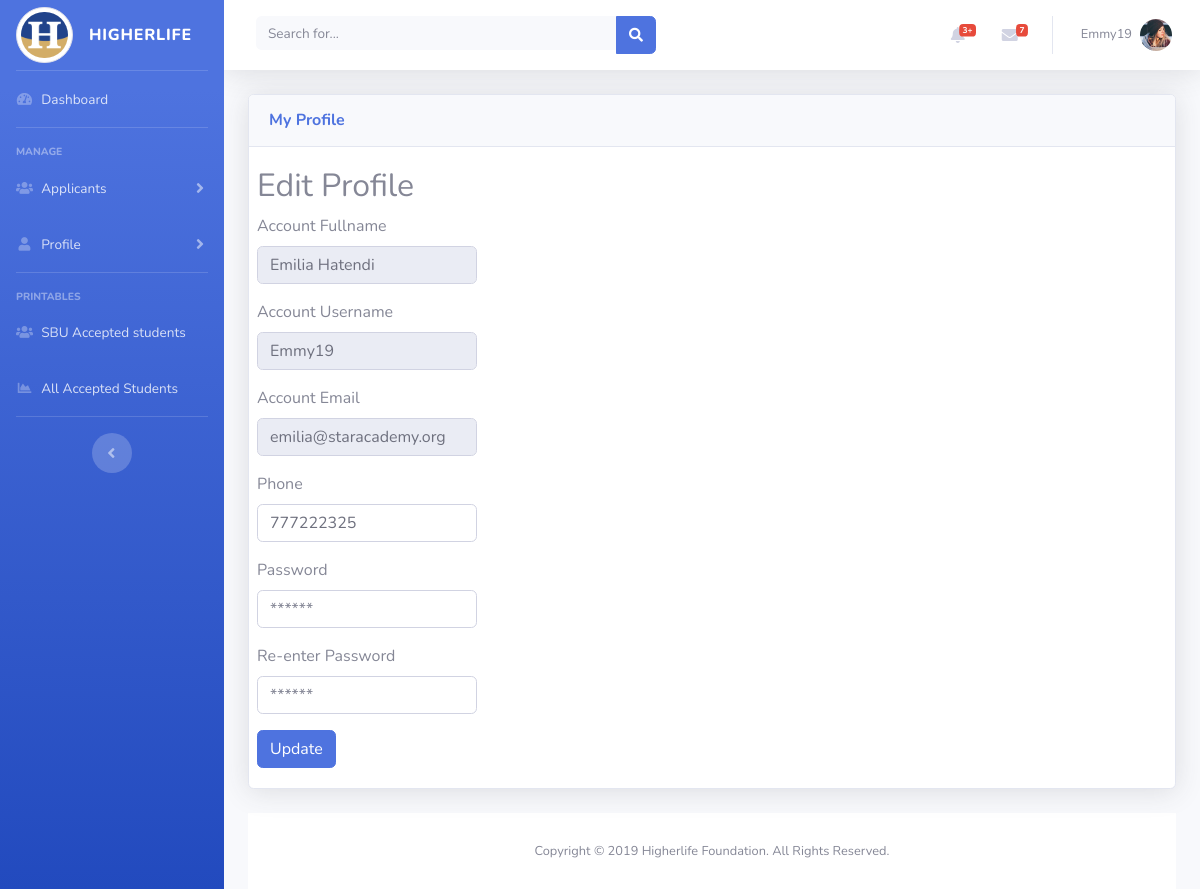
/manager/profile.php (signed in), run on the app's committed database.
### tables this page shows
CREATE TABLE IF NOT EXISTS `users` (
  `id` int(11) NOT NULL,
  `name` varchar(40) NOT NULL,
  `surname` varchar(40) NOT NULL,
  `email` varchar(40) NOT NULL,
  `sbu` varchar(40) NOT NULL,
  `cell_num` int(40) NOT NULL,
  `access_level` varchar(40) NOT NULL,
  `username` varchar(40) NOT NULL,
  `password` varchar(40) NOT NULL,
  `sex` varchar(40) NOT NULL
);

### manager/profile.php (the view, shortened to what this page needs)
<?php
include("conn.php");
if(isset($_SESSION['access']) && $_SESSION['fullname'] &&  $_SESSION['access']=="Manager") {
      ?>
<!DOCTYPE html>
<html lang="en">
<head>
  <link href="vendor/fontawesome-free/css/all.min.css" rel="stylesheet" type="text/css">
  <link href="css/sb-admin-2.min.css" rel="stylesheet">
  <link href="vendor/datatables/dataTables.bootstrap4.min.css" rel="stylesheet">
</head>
<body id="page-top">
  <div id="wrapper">
    <ul class="navbar-nav bg-gradient-primary sidebar sidebar-dark accordion" id="accordionSidebar">
      <a class="sidebar-brand d-flex align-items-center justify-content-center" href="index.php">
        <div class="sidebar-brand-icon rotate-n-0">
        <img class="img-thumbnail rounded-circle" src="img/hlf (2).png" width:60, height:60>
        </div>
        <div class="sidebar-brand-text mx-3">Higherlife   </div>
      </a>
      <hr class="sidebar-divider my-0">
      <li class="nav-item">
        <a class="nav-link" href="index.php">
          <i class="fas fa-fw fa-tachometer-alt"></i>
          <span>Dashboard</span></a>
      </li>
      <hr class="sidebar-divider">
      <div class="sidebar-heading">
       Manage
      </div>
      <li class="nav-item">
        <a class="nav-link collapsed" href="#" data-toggle="collapse" data-target="#collapseTwo" aria-expanded="true" aria-controls="collapseTwo">
          <i class="fas fa-fw fa-users"></i>
          <span>Applicants</span>
        </a>
      </li>
      <li class="nav-item">
        <a class="nav-link collapsed" href="#" data-toggle="collapse" data-target="#collapseUtilities" aria-expanded="true" aria-controls="collapseUtilities">
          <i class="fas fa-fw fa-user"></i>
          <span>Profile</span>
        </a>
      </li>
      <hr class="sidebar-divider">
      <div class="sidebar-heading">
      Printables
      </div>
     <li class="nav-item">
    <a class="nav-link" href="accepted.php">
      <i class="fas fa-fw fa-users"></i>
      <span>SBU Accepted students</span></a>
  </li>
      <li class="nav-item">
        <a class="nav-link" href="head_manager.php">
          <i class="fas fa-fw fa-chart-area"></i>
          <span>All Accepted Students</span></a>
      </li>
      <hr class="sidebar-divider d-none d-md-block">
      <div class="text-center d-none d-md-inline">
        <button class="rounded-circle border-0" id="sidebarToggle"></button>
      </div>
    </ul>
    <div id="content-wrapper" class="d-flex flex-column">
      <div id="content">
        <nav class="navbar navbar-expand navbar-light bg-white topbar mb-4 static-top shadow">
          <form class="d-none d-sm-inline-block form-inline mr-auto ml-md-3 my-2 my-md-0 mw-100 navbar-search">
            <div class="input-group">
              <input type="text" class="form-control bg-light border-0 small" placeholder="Search for..." aria-label="Search" aria-describedby="basic-addon2">
              <div class="input-group-append">
                <button class="btn btn-primary" type="button">
                  <i class="fas fa-search fa-sm"></i>
                </button>
              </div>
            </div>
          </form>
          <ul class="navbar-nav ml-auto">
            <li class="nav-item dropdown no-arrow mx-1">
              <a class="nav-link dropdown-toggle" href="#" id="alertsDropdown" role="button" data-toggle="dropdown" aria-haspopup="true" aria-expanded="false">
                <i class="fas fa-bell fa-fw"></i>
                <span class="badge badge-danger badge-counter">3+</span>
              </a>
            </li>
            <li class="nav-item dropdown no-arrow mx-1">
              <a class="nav-link dropdown-toggle" href="#" id="messagesDropdown" role="button" data-toggle="dropdown" aria-haspopup="true" aria-expanded="false">
                <i class="fas fa-envelope fa-fw"></i>
                <span class="badge badge-danger badge-counter">7</span>
              </a>
            </li>
          <li class="nav-item dropdown no-arrow">
              <a class="nav-link dropdown-toggle" href="#" id="userDropdown" role="button" data-toggle="dropdown" aria-haspopup="true" aria-expanded="false">
                <span class="mr-2 d-none d-lg-inline text-gray-600 small"><?php echo $_SESSION['username'];?></span>
                <img class="img-profile rounded-circle" src="img/profile-image.png">
              </a>
            </li>
          </ul>
        </nav>
        <div class="container-fluid">
          <div class="card shadow mb-4">
            <div class="card-header py-3">
              <h6 class="m-0 font-weight-bold text-primary">My Profile</h6>
            </div>
            <div class="card-body">
        <div class="row tm-content-row tm-mt-big">
            <div class="tm-col tm-col-big">
                <div class="bg-white tm-block">
                    <div class="row">
                        <div class="col-12">
                            <h2 class="tm-block-title">Edit Profile</h2>
                        </div>
                    </div>
                    <div class="row">
                        <div class="col-12">
<?php $sql = "SELECT * FROM users WHERE username = '$_SESSION[username]' ";
      $query = $connection->query($sql);
      while($row = $query->fetch_assoc())
				{
          $email=$row['email'];
          $q1=$row['name'];
          $q2=$row['surname'];
          $full=$q1." ".$q2;
          $cell=$row['cell_num'];
          ?>
                    <div class="row">
                        <div class="col-12">
                            <form method="post" action="" >
                                <div class="form-group">
                                    <label for="name">Account Fullname</label>
                                    <input value="<?php echo  $full ;?>" id="fullname"   type="text" class="form-control " readonly>
                                </div>
                                <div class="form-group">
                                    <label for="name">Account Username</label>
                                    <input  id="username" name="username" value="<?php echo  $_SESSION['username']; ?>" type="text" class="form-control " readonly>
                                </div>
                                <div class="form-group">
                                    <label for="email">Account Email</label>
                                    <input  id="email" value="<?php echo $email ;?>" name="email" type="email" class="form-control "readonly>
                                </div>
                                <div class="form-group">
                                    <label for="phone">Phone</label>
                                    <input  id="phone" name="phone"  value="<?php echo $cell ;?>" type="tel" class="form-control ">
                                </div>
                                <div class="form-group">
                                    <label for="password">Password</label>
                                    <input placeholder="******" id="password" name="password" type="password" class="form-control validate">
                                </div>
                                <div class="form-group">
                                    <label for="password2">Re-enter Password</label>
                                    <input placeholder="******" id="password2" name="password2" type="password" class="form-control validate">
                                </div>
                                <div class="row">
                                    <div class="col-12 col-sm-4">
                                        <button type="submit" name="btnSubmit" class="btn btn-primary">Update
                                        </button>
                                    </div>
                                </div>
                            </form>
        <?php } ?>
                        </div>
                    </div>
                </div>
            </div>
        </div>
            </div>
          </div>
        </div>
      </div>
      <footer class="sticky-footer bg-white">
        <div class="container my-auto">
          <div class="copyright text-center my-auto">
            <span>Copyright &copy;  2019 Higherlife Foundation. All Rights Reserved. </span>
          </div>
        </div>
      </footer>
    </div>
  </div>
</body>
</html>
<?php }
else{header('location:../index.php');} ?>

### data on the page
users: name+surname "Emilia Hatendi", email "emilia@staracademy.org", phone "777222325"

### other printed values
$_SESSION['username'] "Emmy19"
